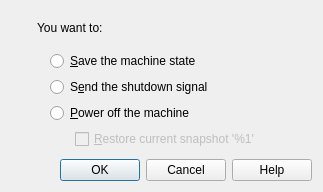
<ui version="4.0" >
 <comment>
 VBox frontends: Qt4 GUI ("VirtualBox"):

     Copyright (C) 2008-2010 Oracle Corporation

     This file is part of VirtualBox Open Source Edition (OSE), as
     available from http://www.virtualbox.org. This file is free software;
     you can redistribute it and/or modify it under the terms of the GNU
     General Public License (GPL) as published by the Free Software
     Foundation, in version 2 as it comes in the "COPYING" file of the
     VirtualBox OSE distribution. VirtualBox OSE is distributed in the
     hope that it will be useful, but WITHOUT ANY WARRANTY of any kind.
 </comment>
 <class>UIVMCloseDialog</class>
 <widget class="QDialog" name="UIVMCloseDialog" >
  <property name="geometry" >
   <rect>
    <x>0</x>
    <y>0</y>
    <width>323</width>
    <height>192</height>
   </rect>
  </property>
  <property name="windowTitle" >
   <string>Close Virtual Machine</string>
  </property>
  <property name="sizeGripEnabled" >
   <bool>false</bool>
  </property>
  <layout class="QVBoxLayout" >
   <property name="spacing" >
    <number>10</number>
   </property>
   <item>
    <layout class="QHBoxLayout" >
     <item>
      <layout class="QVBoxLayout" >
       <item>
        <widget class="QLabel" name="pmIcon" >
         <property name="sizePolicy" >
          <sizepolicy vsizetype="Preferred" hsizetype="Maximum" >
           <horstretch>0</horstretch>
           <verstretch>0</verstretch>
          </sizepolicy>
         </property>
         <property name="pixmap" >
          <pixmap resource="../VirtualBox2.qrc" >:/os_unknown.png</pixmap>
         </property>
        </widget>
       </item>
       <item>
        <spacer>
         <property name="orientation" >
          <enum>Qt::Vertical</enum>
         </property>
         <property name="sizeType" >
          <enum>QSizePolicy::Expanding</enum>
         </property>
         <property name="sizeHint" >
          <size>
           <width>20</width>
           <height>40</height>
          </size>
         </property>
        </spacer>
       </item>
      </layout>
     </item>
     <item>
      <layout class="QVBoxLayout" >
       <item>
        <widget class="QLabel" name="label" >
         <property name="text" >
          <string>You want to:</string>
         </property>
        </widget>
       </item>
       <item>
        <layout class="QGridLayout" >
         <item row="0" column="0" >
          <widget class="QLabel" name="mTxSave" >
           <property name="sizePolicy" >
            <sizepolicy vsizetype="Fixed" hsizetype="Fixed" >
             <horstretch>0</horstretch>
             <verstretch>0</verstretch>
            </sizepolicy>
           </property>
           <property name="text" >
            <string/>
           </property>
           <property name="pixmap" >
            <pixmap resource="../VirtualBox1.qrc" >:/state_saved_16px.png</pixmap>
           </property>
          </widget>
         </item>
         <item row="0" column="1" >
          <widget class="QRadioButton" name="mRbSave" >
           <property name="whatsThis" >
            <string>&lt;p>Saves the current execution state of the virtual machine to the physical hard disk of the host PC.&lt;/p>&lt;p>Next time this machine is started, it will be restored from the saved state and continue execution from the same place you saved it at, which will let you continue your work immediately.&lt;/p>&lt;p>Note that saving the machine state may take a long time, depending on the guest operating system type and the amount of memory you assigned to the virtual machine.&lt;/p></string>
           </property>
           <property name="text" >
            <string>&amp;Save the machine state</string>
           </property>
          </widget>
         </item>
         <item row="1" column="0" >
          <widget class="QLabel" name="mTxShutdown" >
           <property name="sizePolicy" >
            <sizepolicy vsizetype="Fixed" hsizetype="Fixed" >
             <horstretch>0</horstretch>
             <verstretch>0</verstretch>
            </sizepolicy>
           </property>
           <property name="text" >
            <string/>
           </property>
           <property name="pixmap" >
            <pixmap resource="../VirtualBox1.qrc" >:/acpi_16px.png</pixmap>
           </property>
          </widget>
         </item>
         <item row="1" column="1" >
          <widget class="QRadioButton" name="mRbShutdown" >
           <property name="whatsThis" >
            <string>&lt;p>Sends the ACPI Power Button press event to the virtual machine.&lt;/p>&lt;p>Normally, the guest operating system running inside the virtual machine will detect this event and perform a clean shutdown procedure. This is a recommended way to turn off the virtual machine because all applications running inside it will get a chance to save their data and state.&lt;/p>&lt;p>If the machine doesn't respond to this action then the guest operating system may be misconfigured or doesn't understand ACPI Power Button events at all. In this case you should select the &lt;b>Power off the machine&lt;/b> action to stop virtual machine execution.&lt;/p></string>
           </property>
           <property name="text" >
            <string>S&amp;end the shutdown signal</string>
           </property>
          </widget>
         </item>
         <item row="2" column="0" >
          <widget class="QLabel" name="mTxPowerOff" >
           <property name="sizePolicy" >
            <sizepolicy vsizetype="Fixed" hsizetype="Fixed" >
             <horstretch>0</horstretch>
             <verstretch>0</verstretch>
            </sizepolicy>
           </property>
           <property name="text" >
            <string/>
           </property>
           <property name="pixmap" >
            <pixmap resource="../VirtualBox1.qrc" >:/poweroff_16px.png</pixmap>
           </property>
          </widget>
         </item>
         <item row="2" column="1" >
          <widget class="QRadioButton" name="mRbPowerOff" >
           <property name="whatsThis" >
            <string>&lt;p>Turns off the virtual machine.&lt;/p>&lt;p>Note that this action will stop machine execution immediately so that the guest operating system running inside it will not be able to perform a clean shutdown procedure which may result in &lt;i>data loss&lt;/i> inside the virtual machine. Selecting this action is recommended only if the virtual machine does not respond to the &lt;b>Send the shutdown signal&lt;/b> action.&lt;/p></string>
           </property>
           <property name="text" >
            <string>&amp;Power off the machine</string>
           </property>
          </widget>
         </item>
        </layout>
       </item>
       <item>
        <layout class="QHBoxLayout" >
         <property name="spacing" >
          <number>0</number>
         </property>
         <property name="leftMargin" >
          <number>0</number>
         </property>
         <property name="topMargin" >
          <number>0</number>
         </property>
         <property name="rightMargin" >
          <number>0</number>
         </property>
         <property name="bottomMargin" >
          <number>0</number>
         </property>
         <item>
          <spacer>
           <property name="orientation" >
            <enum>Qt::Horizontal</enum>
           </property>
           <property name="sizeType" >
            <enum>QSizePolicy::Fixed</enum>
           </property>
           <property name="sizeHint" >
            <size>
             <width>38</width>
             <height>20</height>
            </size>
           </property>
          </spacer>
         </item>
         <item>
          <widget class="QCheckBox" name="mCbDiscardCurState" >
           <property name="enabled" >
            <bool>false</bool>
           </property>
           <property name="toolTip" >
            <string>Restore the machine state stored in the current snapshot</string>
           </property>
           <property name="whatsThis" >
            <string>&lt;p>When checked, the machine will be returned to the state stored in the current snapshot after it is turned off. This is useful if you are sure that you want to discard the results of your last sessions and start again at that snapshot.&lt;/p></string>
           </property>
           <property name="text" >
            <string>&amp;Restore current snapshot '%1'</string>
           </property>
          </widget>
         </item>
        </layout>
       </item>
      </layout>
     </item>
    </layout>
   </item>
   <item>
    <widget class="QIDialogButtonBox" name="mButtonBox" >
     <property name="standardButtons" >
      <set>QDialogButtonBox::Cancel|QDialogButtonBox::Help|QDialogButtonBox::NoButton|QDialogButtonBox::Ok</set>
     </property>
    </widget>
   </item>
  </layout>
 </widget>
 <layoutdefault spacing="6" margin="11" />
 <customwidgets>
  <customwidget>
   <class>QIDialogButtonBox</class>
   <extends>QDialogButtonBox</extends>
   <header>QIDialogButtonBox.h</header>
  </customwidget>
 </customwidgets>
 <resources>
  <include location="../VirtualBox1.qrc" />
  <include location="../VirtualBox2.qrc" />
 </resources>
 <connections>
  <connection>
   <sender>mRbPowerOff</sender>
   <signal>toggled(bool)</signal>
   <receiver>mCbDiscardCurState</receiver>
   <slot>setEnabled(bool)</slot>
   <hints>
    <hint type="sourcelabel" >
     <x>20</x>
     <y>20</y>
    </hint>
    <hint type="destinationlabel" >
     <x>20</x>
     <y>20</y>
    </hint>
   </hints>
  </connection>
  <connection>
   <sender>mButtonBox</sender>
   <signal>accepted()</signal>
   <receiver>UIVMCloseDialog</receiver>
   <slot>accept()</slot>
   <hints>
    <hint type="sourcelabel" >
     <x>161</x>
     <y>171</y>
    </hint>
    <hint type="destinationlabel" >
     <x>161</x>
     <y>95</y>
    </hint>
   </hints>
  </connection>
  <connection>
   <sender>mButtonBox</sender>
   <signal>rejected()</signal>
   <receiver>UIVMCloseDialog</receiver>
   <slot>reject()</slot>
   <hints>
    <hint type="sourcelabel" >
     <x>161</x>
     <y>171</y>
    </hint>
    <hint type="destinationlabel" >
     <x>161</x>
     <y>95</y>
    </hint>
   </hints>
  </connection>
 </connections>
</ui>
